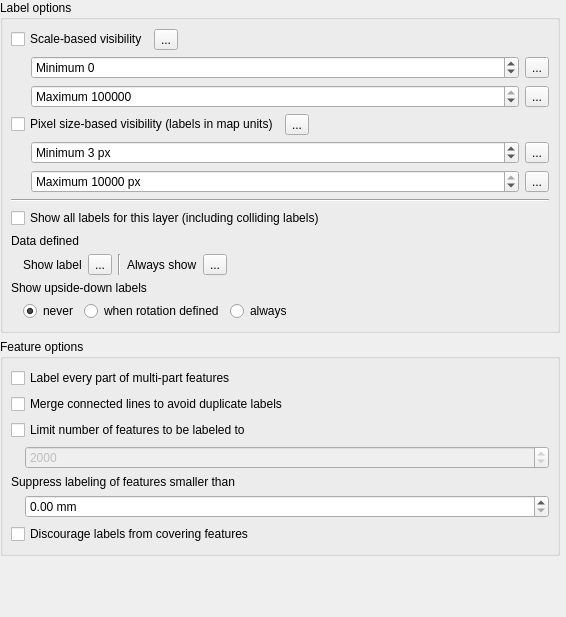
                    <widget class="QWidget" name="scrollAreaWidgetContents_5">
                     <property name="geometry">
                      <rect>
                       <x>0</x>
                       <y>0</y>
                       <width>566</width>
                       <height>617</height>
                      </rect>
                     </property>
                     <layout class="QVBoxLayout" name="verticalLayout_8">
                      <property name="leftMargin">
                       <number>0</number>
                      </property>
                      <property name="topMargin">
                       <number>0</number>
                      </property>
                      <property name="rightMargin">
                       <number>6</number>
                      </property>
                      <item>
                       <widget class="QgsCollapsibleGroupBox" name="mRenderingLabelGrpBx">
                        <property name="title">
                         <string>Label options</string>
                        </property>
                        <property name="syncGroup">
                         <string notr="true">labelrenderinggroup</string>
                        </property>
                        <layout class="QVBoxLayout" name="verticalLayout_16">
                         <property name="leftMargin">
                          <number>8</number>
                         </property>
                         <property name="rightMargin">
                          <number>8</number>
                         </property>
                         <item>
                          <layout class="QGridLayout" name="gridLayout_9">
                           <property name="verticalSpacing">
                            <number>6</number>
                           </property>
                           <item row="0" column="0">
                            <widget class="QCheckBox" name="mScaleBasedVisibilityChkBx">
                             <property name="sizePolicy">
                              <sizepolicy hsizetype="Maximum" vsizetype="Fixed">
                               <horstretch>0</horstretch>
                               <verstretch>0</verstretch>
                              </sizepolicy>
                             </property>
                             <property name="text">
                              <string>Scale-based visibility</string>
                             </property>
                            </widget>
                           </item>
                           <item row="0" column="1">
                            <widget class="QgsDataDefinedButton" name="mScaleBasedVisibilityDDBtn">
                             <property name="text">
                              <string>...</string>
                             </property>
                            </widget>
                           </item>
                           <item row="0" column="2">
                            <spacer name="horizontalSpacer_4">
                             <property name="orientation">
                              <enum>Qt::Horizontal</enum>
                             </property>
                             <property name="sizeHint" stdset="0">
                              <size>
                               <width>0</width>
                               <height>20</height>
                              </size>
                             </property>
                            </spacer>
                           </item>
                           <item row="1" column="0" colspan="3">
                            <widget class="QFrame" name="mScaleBasedVisibilityFrame">
                             <property name="frameShape">
                              <enum>QFrame::NoFrame</enum>
                             </property>
                             <layout class="QGridLayout" name="gridLayout_2">
                              <property name="leftMargin">
                               <number>20</number>
                              </property>
                              <property name="topMargin">
                               <number>0</number>
                              </property>
                              <property name="rightMargin">
                               <number>0</number>
                              </property>
                              <property name="bottomMargin">
                               <number>0</number>
                              </property>
                              <property name="verticalSpacing">
                               <number>6</number>
                              </property>
                              <item row="0" column="0">
                               <widget class="QgsSpinBox" name="mScaleBasedVisibilityMinSpnBx">
                                <property name="sizePolicy">
                                 <sizepolicy hsizetype="MinimumExpanding" vsizetype="Fixed">
                                  <horstretch>0</horstretch>
                                  <verstretch>0</verstretch>
                                 </sizepolicy>
                                </property>
                                <property name="toolTip">
                                 <string>Value &amp;lt; 0 represents a scale closer than 1:1, e.g. -10 = 10:1.&lt;br&gt;Value of 0 disables the specific limit.</string>
                                </property>
                                <property name="prefix">
                                 <string>Minimum </string>
                                </property>
                                <property name="minimum">
                                 <number>-999999999</number>
                                </property>
                                <property name="maximum">
                                 <number>999999999</number>
                                </property>
                                <property name="showClearButton">
                                 <bool>false</bool>
                                </property>
                               </widget>
                              </item>
                              <item row="0" column="1">
                               <widget class="QgsDataDefinedButton" name="mScaleBasedVisibilityMinDDBtn">
                                <property name="text">
                                 <string>...</string>
                                </property>
                               </widget>
                              </item>
                              <item row="1" column="0">
                               <widget class="QgsSpinBox" name="mScaleBasedVisibilityMaxSpnBx">
                                <property name="sizePolicy">
                                 <sizepolicy hsizetype="MinimumExpanding" vsizetype="Fixed">
                                  <horstretch>0</horstretch>
                                  <verstretch>0</verstretch>
                                 </sizepolicy>
                                </property>
                                <property name="toolTip">
                                 <string>Value &amp;lt; 0 represents a scale closer than 1:1, e.g. -10 = 10:1.&lt;br&gt;Value of 0 disables the specific limit.</string>
                                </property>
                                <property name="prefix">
                                 <string>Maximum </string>
                                </property>
                                <property name="minimum">
                                 <number>-999999999</number>
                                </property>
                                <property name="maximum">
                                 <number>999999999</number>
                                </property>
                                <property name="value">
                                 <number>10000000</number>
                                </property>
                                <property name="showClearButton">
                                 <bool>false</bool>
                                </property>
                               </widget>
                              </item>
                              <item row="1" column="1">
                               <widget class="QgsDataDefinedButton" name="mScaleBasedVisibilityMaxDDBtn">
                                <property name="text">
                                 <string>...</string>
                                </property>
                               </widget>
                              </item>
                             </layout>
                            </widget>
                           </item>
                          </layout>
                         </item>
                         <item>
                          <layout class="QGridLayout" name="gridLayout_16">
                           <property name="verticalSpacing">
                            <number>6</number>
                           </property>
                           <item row="0" column="0">
                            <widget class="QCheckBox" name="mFontLimitPixelChkBox">
                             <property name="sizePolicy">
                              <sizepolicy hsizetype="Maximum" vsizetype="Fixed">
                               <horstretch>0</horstretch>
                               <verstretch>0</verstretch>
                              </sizepolicy>
                             </property>
                             <property name="text">
                              <string>Pixel size-based visibility (labels in map units)</string>
                             </property>
                            </widget>
                           </item>
                           <item row="0" column="1">
                            <widget class="QgsDataDefinedButton" name="mFontLimitPixelDDBtn">
                             <property name="text">
                              <string>...</string>
                             </property>
                            </widget>
                           </item>
                           <item row="0" column="2">
                            <spacer name="horizontalSpacer_6">
                             <property name="orientation">
                              <enum>Qt::Horizontal</enum>
                             </property>
                             <property name="sizeHint" stdset="0">
                              <size>
                               <width>0</width>
                               <height>20</height>
                              </size>
                             </property>
                            </spacer>
                           </item>
                           <item row="1" column="0" colspan="3">
                            <widget class="QFrame" name="mFontLimitPixelFrame">
                             <property name="frameShape">
                              <enum>QFrame::NoFrame</enum>
                             </property>
                             <layout class="QGridLayout" name="gridLayout_32">
                              <property name="leftMargin">
                               <number>20</number>
                              </property>
                              <property name="topMargin">
                               <number>0</number>
                              </property>
                              <property name="rightMargin">
                               <number>0</number>
                              </property>
                              <property name="bottomMargin">
                               <number>0</number>
                              </property>
                              <property name="verticalSpacing">
                               <number>6</number>
                              </property>
                              <item row="0" column="0">
                               <widget class="QgsSpinBox" name="mFontMinPixelSpinBox">
                                <property name="sizePolicy">
                                 <sizepolicy hsizetype="MinimumExpanding" vsizetype="Fixed">
                                  <horstretch>0</horstretch>
                                  <verstretch>0</verstretch>
                                 </sizepolicy>
                                </property>
                                <property name="toolTip">
                                 <string>Labels will not show if smaller than this on screen</string>
                                </property>
                                <property name="suffix">
                                 <string> px</string>
                                </property>
                                <property name="prefix">
                                 <string>Minimum </string>
                                </property>
                                <property name="minimum">
                                 <number>1</number>
                                </property>
                                <property name="maximum">
                                 <number>1000</number>
                                </property>
                                <property name="value">
                                 <number>3</number>
                                </property>
                                <property name="showClearButton">
                                 <bool>false</bool>
                                </property>
                               </widget>
                              </item>
                              <item row="0" column="1">
                               <widget class="QgsDataDefinedButton" name="mFontMinPixelDDBtn">
                                <property name="text">
                                 <string>...</string>
                                </property>
                               </widget>
                              </item>
                              <item row="1" column="0">
                               <widget class="QgsSpinBox" name="mFontMaxPixelSpinBox">
                                <property name="sizePolicy">
                                 <sizepolicy hsizetype="MinimumExpanding" vsizetype="Fixed">
                                  <horstretch>0</horstretch>
                                  <verstretch>0</verstretch>
                                 </sizepolicy>
                                </property>
                                <property name="toolTip">
                                 <string>Labels will not show if larger than this on screen</string>
                                </property>
                                <property name="suffix">
                                 <string> px</string>
                                </property>
                                <property name="prefix">
                                 <string>Maximum </string>
                                </property>
                                <property name="minimum">
                                 <number>1</number>
                                </property>
                                <property name="maximum">
                                 <number>10000</number>
                                </property>
                                <property name="value">
                                 <number>10000</number>
                                </property>
                                <property name="showClearButton">
                                 <bool>false</bool>
                                </property>
                               </widget>
                              </item>
                              <item row="1" column="1">
                               <widget class="QgsDataDefinedButton" name="mFontMaxPixelDDBtn">
                                <property name="text">
                                 <string>...</string>
                                </property>
                               </widget>
                              </item>
                             </layout>
                            </widget>
                           </item>
                          </layout>
                         </item>
                         <item>
                          <widget class="Line" name="line_2">
                           <property name="orientation">
                            <enum>Qt::Horizontal</enum>
                           </property>
                          </widget>
                         </item>
                         <item>
                          <widget class="QCheckBox" name="mPalShowAllLabelsForLayerChkBx">
                           <property name="text">
                            <string>Show all labels for this layer (including colliding labels)</string>
                           </property>
                          </widget>
                         </item>
                         <item>
                          <widget class="QFrame" name="mLabelRenderingDDFrame">
                           <property name="frameShape">
                            <enum>QFrame::NoFrame</enum>
                           </property>
                           <property name="frameShadow">
                            <enum>QFrame::Raised</enum>
                           </property>
                           <layout class="QGridLayout" name="gridLayout_5">
                            <property name="margin">
                             <number>0</number>
                            </property>
                            <property name="verticalSpacing">
                             <number>6</number>
                            </property>
                            <item row="1" column="6">
                             <spacer name="horizontalSpacer_23">
                              <property name="orientation">
                               <enum>Qt::Horizontal</enum>
                              </property>
                              <property name="sizeHint" stdset="0">
                               <size>
                                <width>195</width>
                                <height>20</height>
                               </size>
                              </property>
                             </spacer>
                            </item>
                            <item row="1" column="2">
                             <widget class="QgsDataDefinedButton" name="mShowLabelDDBtn">
                              <property name="text">
                               <string>...</string>
                              </property>
                             </widget>
                            </item>
                            <item row="1" column="5">
                             <widget class="QgsDataDefinedButton" name="mAlwaysShowDDBtn">
                              <property name="text">
                               <string>...</string>
                              </property>
                             </widget>
                            </item>
                            <item row="1" column="4">
                             <widget class="QLabel" name="mAlwaysShowLabel">
                              <property name="sizePolicy">
                               <sizepolicy hsizetype="Maximum" vsizetype="Preferred">
                                <horstretch>0</horstretch>
                                <verstretch>0</verstretch>
                               </sizepolicy>
                              </property>
                              <property name="text">
                               <string>Always show</string>
                              </property>
                             </widget>
                            </item>
                            <item row="1" column="1">
                             <widget class="QLabel" name="mShowLabelLabel">
                              <property name="enabled">
                               <bool>true</bool>
                              </property>
                              <property name="sizePolicy">
                               <sizepolicy hsizetype="Maximum" vsizetype="Preferred">
                                <horstretch>0</horstretch>
                                <verstretch>0</verstretch>
                               </sizepolicy>
                              </property>
                              <property name="text">
                               <string>Show label</string>
                              </property>
                             </widget>
                            </item>
                            <item row="1" column="0">
                             <spacer name="horizontalSpacer_10">
                              <property name="orientation">
                               <enum>Qt::Horizontal</enum>
                              </property>
                              <property name="sizeType">
                               <enum>QSizePolicy::Fixed</enum>
                              </property>
                              <property name="sizeHint" stdset="0">
                               <size>
                                <width>6</width>
                                <height>20</height>
                               </size>
                              </property>
                             </spacer>
                            </item>
                            <item row="1" column="3">
                             <widget class="Line" name="line_4">
                              <property name="orientation">
                               <enum>Qt::Vertical</enum>
                              </property>
                             </widget>
                            </item>
                            <item row="0" column="0" colspan="7">
                             <widget class="QLabel" name="label_3">
                              <property name="text">
                               <string>Data defined</string>
                              </property>
                             </widget>
                            </item>
                           </layout>
                          </widget>
                         </item>
                         <item>
                          <widget class="QFrame" name="mUpsidedownFrame">
                           <layout class="QGridLayout" name="gridLayout">
                            <property name="margin">
                             <number>0</number>
                            </property>
                            <property name="verticalSpacing">
                             <number>6</number>
                            </property>
                            <item row="1" column="3">
                             <widget class="QRadioButton" name="mUpsidedownRadioAll">
                              <property name="text">
                               <string>always</string>
                              </property>
                             </widget>
                            </item>
                            <item row="1" column="1">
                             <widget class="QRadioButton" name="mUpsidedownRadioOff">
                              <property name="sizePolicy">
                               <sizepolicy hsizetype="Maximum" vsizetype="Fixed">
                                <horstretch>0</horstretch>
                                <verstretch>0</verstretch>
                               </sizepolicy>
                              </property>
                              <property name="text">
                               <string>never</string>
                              </property>
                              <property name="checked">
                               <bool>true</bool>
                              </property>
                             </widget>
                            </item>
                            <item row="1" column="2">
                             <widget class="QRadioButton" name="mUpsidedownRadioDefined">
                              <property name="sizePolicy">
                               <sizepolicy hsizetype="Maximum" vsizetype="Fixed">
                                <horstretch>0</horstretch>
                                <verstretch>0</verstretch>
                               </sizepolicy>
                              </property>
                              <property name="text">
                               <string>when rotation defined</string>
                              </property>
                             </widget>
                            </item>
                            <item row="1" column="0">
                             <spacer name="horizontalSpacer_3">
                              <property name="orientation">
                               <enum>Qt::Horizontal</enum>
                              </property>
                              <property name="sizeType">
                               <enum>QSizePolicy::Fixed</enum>
                              </property>
                              <property name="sizeHint" stdset="0">
                               <size>
                                <width>6</width>
                                <height>20</height>
                               </size>
                              </property>
                             </spacer>
                            </item>
                            <item row="0" column="0" colspan="4">
                             <widget class="QLabel" name="mUpsidedownLabel">
                              <property name="text">
                               <string>Show upside-down labels</string>
                              </property>
                             </widget>
                            </item>
                           </layout>
                          </widget>
                         </item>
                        </layout>
                       </widget>
                      </item>
                      <item>
                       <widget class="QgsCollapsibleGroupBox" name="mRenderingFeaturesGrpBx">
                        <property name="title">
                         <string>Feature options</string>
                        </property>
                        <property name="syncGroup">
                         <string notr="true">labelrenderinggroup</string>
                        </property>
                        <layout class="QVBoxLayout" name="verticalLayout">
                         <property name="leftMargin">
                          <number>8</number>
                         </property>
                         <property name="rightMargin">
                          <number>8</number>
                         </property>
                         <item>
                          <widget class="QCheckBox" name="chkLabelPerFeaturePart">
                           <property name="text">
                            <string>Label every part of multi-part features</string>
                           </property>
                          </widget>
                         </item>
                         <item>
                          <widget class="QCheckBox" name="chkMergeLines">
                           <property name="text">
                            <string>Merge connected lines to avoid duplicate labels</string>
                           </property>
                          </widget>
                         </item>
                         <item>
                          <widget class="QFrame" name="mLimitLabelFrame">
                           <layout class="QGridLayout" name="gridLayout_20">
                            <property name="margin">
                             <number>0</number>
                            </property>
                            <property name="verticalSpacing">
                             <number>6</number>
                            </property>
                            <item row="1" column="0">
                             <spacer name="verticalSpacer_8">
                              <property name="orientation">
                               <enum>Qt::Horizontal</enum>
                              </property>
                              <property name="sizeType">
                               <enum>QSizePolicy::Fixed</enum>
                              </property>
                              <property name="sizeHint" stdset="0">
                               <size>
                                <width>8</width>
                                <height>0</height>
                               </size>
                              </property>
                             </spacer>
                            </item>
                            <item row="1" column="1">
                             <widget class="QgsSpinBox" name="mLimitLabelSpinBox">
                              <property name="enabled">
                               <bool>false</bool>
                              </property>
                              <property name="toolTip">
                               <string>Number of features sent to labeling engine, though not all may be labeled</string>
                              </property>
                              <property name="minimum">
                               <number>0</number>
                              </property>
                              <property name="maximum">
                               <number>999999999</number>
                              </property>
                              <property name="value">
                               <number>2000</number>
                              </property>
                              <property name="showClearButton">
                               <bool>false</bool>
                              </property>
                             </widget>
                            </item>
                            <item row="0" column="0" colspan="2">
                             <widget class="QCheckBox" name="mLimitLabelChkBox">
                              <property name="text">
                               <string>Limit number of features to be labeled to</string>
                              </property>
                             </widget>
                            </item>
                           </layout>
                          </widget>
                         </item>
                         <item>
                          <widget class="QFrame" name="mMinSizeFrame">
                           <layout class="QGridLayout" name="gridLayout_21">
                            <property name="margin">
                             <number>0</number>
                            </property>
                            <property name="verticalSpacing">
                             <number>6</number>
                            </property>
                            <item row="1" column="0">
                             <spacer name="horizontalSpacer_20">
                              <property name="orientation">
                               <enum>Qt::Horizontal</enum>
                              </property>
                              <property name="sizeType">
                               <enum>QSizePolicy::Fixed</enum>
                              </property>
                              <property name="sizeHint" stdset="0">
                               <size>
                                <width>8</width>
                                <height>0</height>
                               </size>
                              </property>
                             </spacer>
                            </item>
                            <item row="1" column="1">
                             <widget class="QgsDoubleSpinBox" name="mMinSizeSpinBox">
                              <property name="suffix">
                               <string> mm</string>
                              </property>
                             </widget>
                            </item>
                            <item row="0" column="0" colspan="2">
                             <widget class="QLabel" name="label_19">
                              <property name="text">
                               <string>Suppress labeling of features smaller than</string>
                              </property>
                             </widget>
                            </item>
                           </layout>
                          </widget>
                         </item>
                         <item>
                          <widget class="QCheckBox" name="chkNoObstacle">
                           <property name="enabled">
                            <bool>true</bool>
                           </property>
                           <property name="text">
                            <string>Discourage labels from covering features</string>
                           </property>
                          </widget>
                         </item>
                        </layout>
                       </widget>
                      </item>
                      <item>
                       <spacer name="verticalSpacer_5">
                        <property name="orientation">
                         <enum>Qt::Vertical</enum>
                        </property>
                        <property name="sizeHint" stdset="0">
                         <size>
                          <width>20</width>
                          <height>0</height>
                         </size>
                        </property>
                       </spacer>
                      </item>
                     </layout>
                    </widget>
